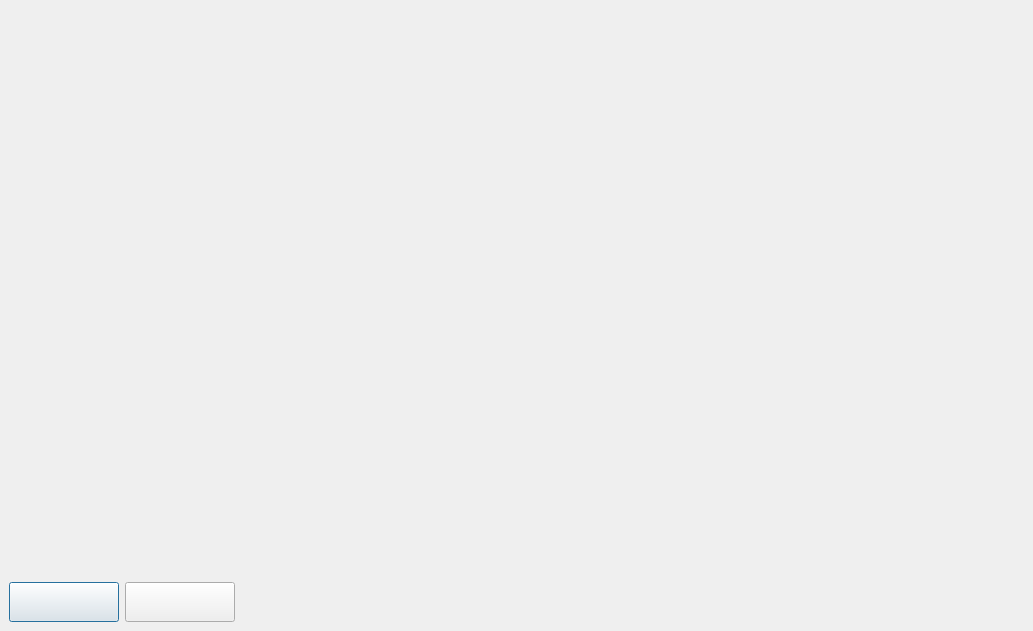
<?xml version="1.0" encoding="UTF-8"?>
<ui version="4.0">
 <class>DicomImportDataDialog</class>
 <widget class="QDialog" name="DicomImportDataDialog">
  <property name="geometry">
   <rect>
    <x>0</x>
    <y>0</y>
    <width>1033</width>
    <height>631</height>
   </rect>
  </property>
  <property name="windowTitle">
   <string>Dialog</string>
  </property>
  <layout class="QVBoxLayout" name="verticalLayout">
   <property name="spacing">
    <number>9</number>
   </property>
   <property name="leftMargin">
    <number>9</number>
   </property>
   <property name="topMargin">
    <number>9</number>
   </property>
   <property name="rightMargin">
    <number>9</number>
   </property>
   <property name="bottomMargin">
    <number>9</number>
   </property>
   <item>
    <widget class="fm::DicomPreviewWidget" name="m_dicomPreviewViewer" native="true">
     <property name="sizePolicy">
      <sizepolicy hsizetype="Expanding" vsizetype="Expanding">
       <horstretch>0</horstretch>
       <verstretch>0</verstretch>
      </sizepolicy>
     </property>
    </widget>
   </item>
   <item alignment="Qt::AlignLeft">
    <widget class="QWidget" name="widget" native="true">
     <property name="sizePolicy">
      <sizepolicy hsizetype="Preferred" vsizetype="Fixed">
       <horstretch>0</horstretch>
       <verstretch>0</verstretch>
      </sizepolicy>
     </property>
     <layout class="QHBoxLayout" name="horizontalLayout">
      <property name="spacing">
       <number>6</number>
      </property>
      <property name="leftMargin">
       <number>0</number>
      </property>
      <property name="topMargin">
       <number>0</number>
      </property>
      <property name="rightMargin">
       <number>0</number>
      </property>
      <property name="bottomMargin">
       <number>0</number>
      </property>
      <item>
       <widget class="QPushButton" name="m_btnSelect">
        <property name="styleSheet">
         <string notr="true">QPushButton{			border-image: url(:/Resource/Images/medip/select_folder_d.png);			width:102px;			height:32px;		}		QPushButton:hover{			border-image: url(:/Resource/Images/medip/select_folder_h.png);			width:102px;			height:32px;		}		QPushButton:disabled{			border-image: url(:/Resource/Images/medip/select_folder_d.png);			width:102px;			height:32px;		}		QPushButton:hover:pressed {			border-image: url(:/Resource/Images/medip/select_folder_p.png);			width:102px;			height:32px;		}</string>
        </property>
        <property name="text">
         <string/>
        </property>
       </widget>
      </item>
      <item>
       <widget class="QPushButton" name="m_btnCancel">
        <property name="styleSheet">
         <string notr="true">QPushButton{			border-image: url(:/Resource/Images/medip/cancel_d.png);			width:102px;			height:32px;		}		QPushButton:hover{			border-image: url(:/Resource/Images/medip/cancel_d.png);			width:102px;			height:32px;		}		QPushButton:disabled{			border-image: url(:/Resource/Images/medip/cancel_h.png);			width:102px;			height:32px;		}		QPushButton:hover:pressed {			border-image: url(:/Resource/Images/medip/cancel_p.png);			width:102px;			height:32px;		}</string>
        </property>
        <property name="text">
         <string/>
        </property>
       </widget>
      </item>
     </layout>
    </widget>
   </item>
  </layout>
 </widget>
 <customwidgets>
  <customwidget>
   <class>fm::DicomPreviewWidget</class>
   <extends>QWidget</extends>
   <header>filemanager/appcore/UI/dicompreviewwidget.h</header>
   <container>1</container>
  </customwidget>
 </customwidgets>
 <resources>
  <include location="../MainWindow.qrc"/>
 </resources>
 <connections/>
</ui>
